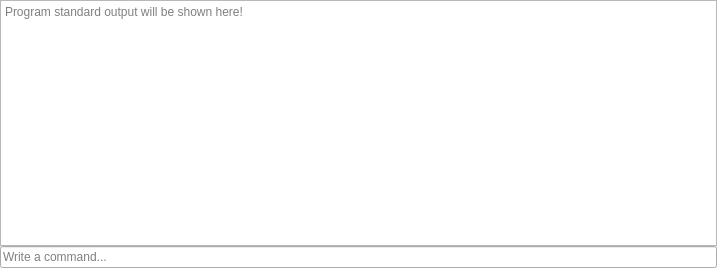
<?xml version="1.0" encoding="UTF-8"?>
<ui version="4.0">
 <class>Console</class>
 <widget class="QWidget" name="Console">
  <property name="geometry">
   <rect>
    <x>0</x>
    <y>0</y>
    <width>717</width>
    <height>268</height>
   </rect>
  </property>
  <property name="windowTitle">
   <string>Form</string>
  </property>
  <layout class="QVBoxLayout" name="verticalLayout">
   <property name="spacing">
    <number>0</number>
   </property>
   <property name="leftMargin">
    <number>0</number>
   </property>
   <property name="topMargin">
    <number>0</number>
   </property>
   <property name="rightMargin">
    <number>0</number>
   </property>
   <property name="bottomMargin">
    <number>0</number>
   </property>
   <item>
    <widget class="QTextEdit" name="output">
     <property name="sizePolicy">
      <sizepolicy hsizetype="Expanding" vsizetype="Expanding">
       <horstretch>0</horstretch>
       <verstretch>0</verstretch>
      </sizepolicy>
     </property>
     <property name="minimumSize">
      <size>
       <width>200</width>
       <height>50</height>
      </size>
     </property>
     <property name="lineWrapMode">
      <enum>QTextEdit::LineWrapMode::WidgetWidth</enum>
     </property>
     <property name="readOnly">
      <bool>true</bool>
     </property>
     <property name="html">
      <string>&lt;!DOCTYPE HTML PUBLIC &quot;-//W3C//DTD HTML 4.0//EN&quot; &quot;http://www.w3.org/TR/REC-html40/strict.dtd&quot;&gt;
&lt;html&gt;&lt;head&gt;&lt;meta name=&quot;qrichtext&quot; content=&quot;1&quot; /&gt;&lt;meta charset=&quot;utf-8&quot; /&gt;&lt;style type=&quot;text/css&quot;&gt;
p, li { white-space: pre-wrap; }
hr { height: 1px; border-width: 0; }
li.unchecked::marker { content: &quot;\2610&quot;; }
li.checked::marker { content: &quot;\2612&quot;; }
&lt;/style&gt;&lt;/head&gt;&lt;body style=&quot; font-family:'Segoe UI'; font-size:9pt; font-weight:400; font-style:normal;&quot;&gt;
&lt;p style=&quot;-qt-paragraph-type:empty; margin-top:0px; margin-bottom:0px; margin-left:0px; margin-right:0px; -qt-block-indent:0; text-indent:0px;&quot;&gt;&lt;br /&gt;&lt;/p&gt;&lt;/body&gt;&lt;/html&gt;</string>
     </property>
     <property name="acceptRichText">
      <bool>false</bool>
     </property>
     <property name="textInteractionFlags">
      <set>Qt::TextInteractionFlag::LinksAccessibleByMouse|Qt::TextInteractionFlag::TextSelectableByMouse</set>
     </property>
     <property name="placeholderText">
      <string>Program standard output will be shown here!</string>
     </property>
    </widget>
   </item>
   <item>
    <widget class="QLineEdit" name="input">
     <property name="placeholderText">
      <string>Write a command...</string>
     </property>
    </widget>
   </item>
  </layout>
 </widget>
 <resources/>
 <connections/>
</ui>
